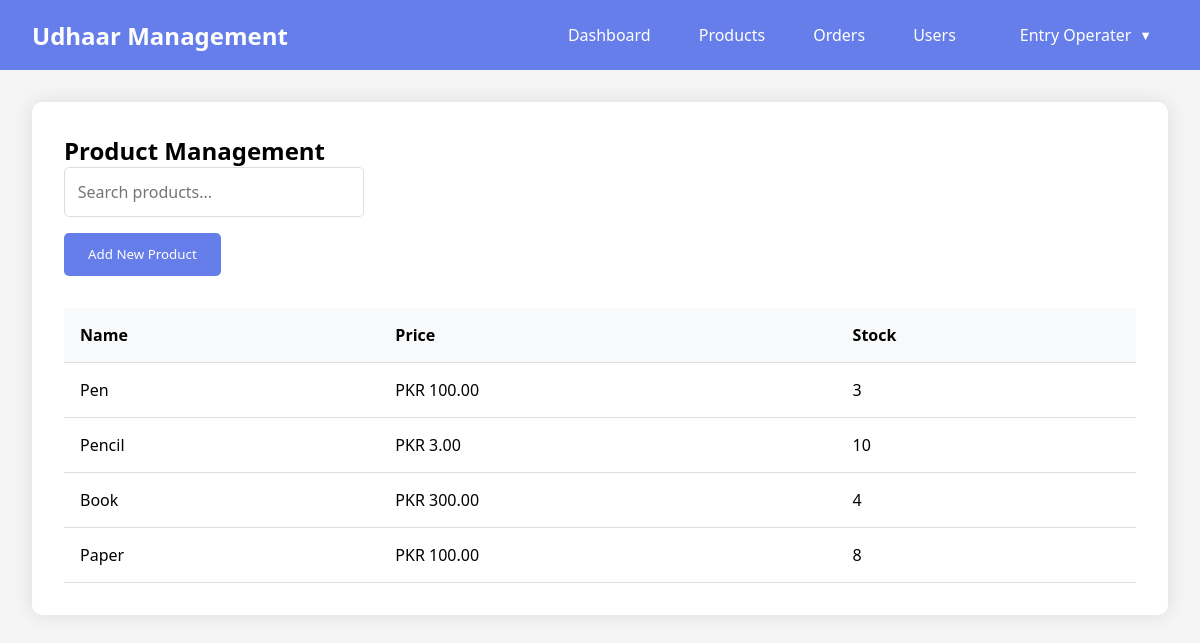
The page /products/ (signed in) on the database its author committed.
### myapp/models.py (models this page shows, shortened)
class User(AbstractUser):
    ROLE_CHOICES = (
        ('admin', 'Admin'),
        ('entry_operator', 'Entry Operator'),
        ('accountant', 'Accountant'),
        ('order_manager', 'Order Manager'),
        ('product_manager', 'Product Manager'),
        ('user', 'User'),
    )
    role = models.CharField(max_length=20, choices=ROLE_CHOICES, default='user')
    udhaar = models.DecimalField(max_digits=10, decimal_places=2, default=0.00)
    due_date = models.DateField(null=True, blank=True)
    created_at = models.DateTimeField(auto_now_add=True)
    updated_at = models.DateTimeField(auto_now=True)

class Product(models.Model):
    name = models.CharField(max_length=255)
    price = models.DecimalField(max_digits=10, decimal_places=2)
    stock = models.IntegerField(default=0)
    created_at = models.DateTimeField(auto_now_add=True)
    updated_at = models.DateTimeField(auto_now=True)

### myapp/views.py (the view)
# urls.py: path('products/', views.products, name='products'),
@login_required
def products(request):
    print("Checking product permissions...")
    can_add_product = request.user.has_perm('myapp.add_product') or request.user.role == 'entry_operator'
    can_change_product = request.user.has_perm('myapp.change_product')
    can_delete_product = request.user.has_perm('myapp.delete_product')
    if not (request.user.has_perm('myapp.view_product') or request.user.role == 'entry_operator'):
        return render(request, 'myapp/permission_denied.html')
    products = Product.objects.all()
    context = {
        'products': products,
        'can_add_product': can_add_product,
        'can_change_product': can_change_product,
        'can_delete_product': can_delete_product,
    }
    return render(request, 'myapp/products.html', context)

### myapp/templates/myapp/products.html (shortened to what this page needs)
{% extends 'myapp/base.html' %}
{% block content %}
<section id="products" class="section">
  <h2>Product Management</h2>
  <div class="search-container">
    <input
      type="text"
      id="productSearch"
      class="search-input"
      placeholder="Search products..."
    />
  </div>
  {% if can_add_product %}
  <button onclick="showAddProductForm()" class="action-btn">
    Add New Product
  </button>
  {% endif %}
  <div id="productsList" class="list-container">
    <table>
      <tr>
        <th>Name</th>
        <th>Price</th>
        <th>Stock</th>
      </tr>
      {% for product in products %}
      <tr>
        <td>{{ product.name }}</td>
        <td>PKR {{ product.price }}</td>
        <td>{{ product.stock }}</td>
      </tr>
      {% endfor %}
    </table>
  </div>
</section>
{% endblock %}

### myapp/templates/myapp/base.html (shortened to what this page needs)
{% load static %}
<!DOCTYPE html>
<html lang="en">
  <head>
    <link rel="stylesheet" href="{% static 'myapp/css/styles.css' %}" />
  </head>
  <body>
    {% if user.is_authenticated %}
    <nav class="navbar">
      <div class="logo">Udhaar Management</div>
      <div class="nav-links">
        <a href="{% url 'dashboard' %}" class="nav-btn">Dashboard</a>
        {% if perms.myapp.view_product %}
        <a href="{% url 'products' %}" class="nav-btn">Products</a>
        {% endif %}
        {% if perms.myapp.view_order %}
        <a href="{% url 'orders' %}" class="nav-btn">Orders</a>
        {% endif %}
        {% if perms.myapp.view_user %}
        <a href="{% url 'users' %}" class="nav-btn">Users</a>
        {% endif %}
        <div class="user-menu">
          <span class="username">{{ user.get_full_name|default:user.username }}</span>
        </div>
      </div>
    </nav>
    {% endif %}
    <div class="container">
      {% block content %}{% endblock %}
    </div>
  </body>
</html>

### myapp/static/myapp/css/styles.css (style rules this page uses)
* { margin: 0; padding: 0; box-sizing: border-box; font-family: "Segoe UI", Tahoma, Geneva, Verdana, sans-serif; }
body { background-color: #f5f5f5; }
.navbar { background: #667eea; padding: 1rem 2rem; display: flex; justify-content: space-between; align-items: center; color: white; }
.logo { font-size: 1.5rem; font-weight: bold; }
.nav-links { display: flex; gap: 1rem; }
.nav-btn { padding: 0.5rem 1rem; border: none; background: transparent; color: white; cursor: pointer; font-size: 1rem; transition: opacity 0.3s ease; position: relative; text-decoration: none; }
.nav-btn::after { content: ""; position: absolute; bottom: 0; left: 50%; transform: translateX(-50%); width: 0; height: 2px; background: white; transition: width 0.3s ease; }
.container { padding: 2rem; max-width: 1200px; margin: 0 auto; }
.section { background: white; padding: 2rem; border-radius: 10px; box-shadow: 0 0 20px rgba(0, 0, 0, 0.1); margin-bottom: 2rem; }
.action-btn { padding: 0.8rem 1.5rem; background: #667eea; color: white; border: none; border-radius: 5px; cursor: pointer; margin-bottom: 1rem; }
.list-container { margin-top: 1rem; }
table { width: 100%; border-collapse: collapse; margin-top: 1rem; }
th, td { padding: 1rem; text-align: left; border-bottom: 1px solid #ddd; }
th { background-color: #f8f9fa; font-weight: 600; }
.search-container { margin-bottom: 1rem; }
.search-input { width: 100%; max-width: 300px; padding: 0.8rem; border: 1px solid #ddd; border-radius: 5px; font-size: 1rem; transition: border-color 0.3s ease; }

### myapp/templates/myapp/base.html (style rules this page uses)
.user-menu { position: relative; display: inline-block; margin-left: 1rem; }
.username { color: white; padding: 0.5rem 1rem; cursor: pointer; display: flex; align-items: center; }
.username:after { content: '▼'; font-size: 0.8em; margin-left: 0.5rem; }

### rows shown on the page
User: get_full_name "Entry Operater"
Product: name "Pen", price "100.00", stock "3"
Product: name "Pencil", price "3.00", stock "10"
Product: name "Book", price "300.00", stock "4"
Product: name "Paper", price "100.00", stock "8"
